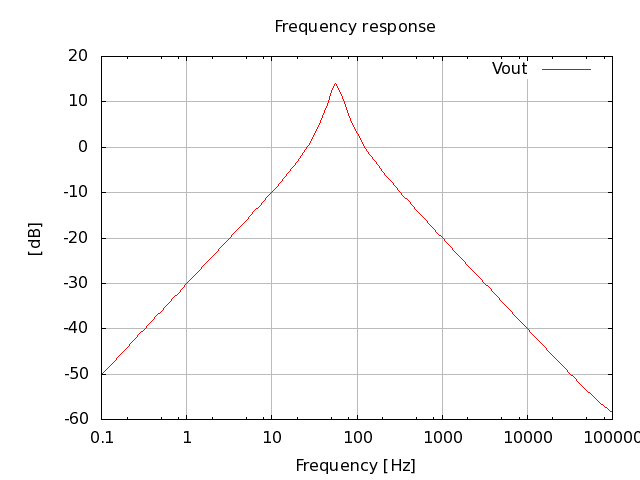

This chart was generated by the following gnuplot code:
# setup terminal
set term png
set output "26.006.00.52.02.png"

#setup graph
set title "Frequency response"

# setup Y-axis
set grid ytics lt 1 lw 1 lc rgb "#bbbbbb"
set ylabel "[dB]"

#setup X-axis
set logscale x 10
set grid xtics lt 1 lw 1 lc rgb "#bbbbbb"
set xlabel "Frequency [Hz]"

# setup plot style
set style data lines
plot '26.006.00.52.02.dat' using 1:2 title "Vout"

# set output back to default
set output

# reset terminal type
set terminal pop

